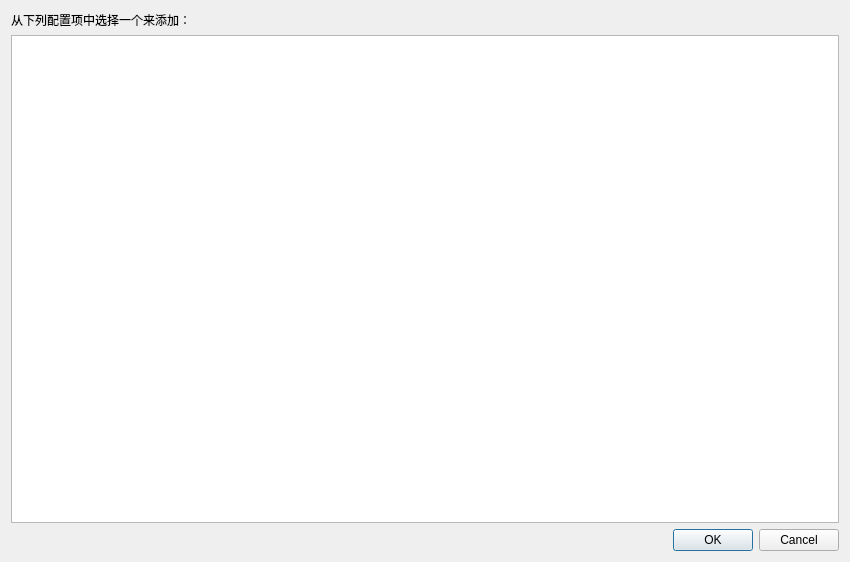
<?xml version="1.0" encoding="UTF-8"?>
<ui version="4.0">
 <class>MoresamplerConfigAddNewDialog</class>
 <widget class="QDialog" name="MoresamplerConfigAddNewDialog">
  <property name="geometry">
   <rect>
    <x>0</x>
    <y>0</y>
    <width>850</width>
    <height>562</height>
   </rect>
  </property>
  <property name="windowTitle">
   <string>添加一个新的Moresampler配置项</string>
  </property>
  <layout class="QGridLayout" name="gridLayout">
   <item row="0" column="0">
    <widget class="QLabel" name="label">
     <property name="text">
      <string>从下列配置项中选择一个来添加：</string>
     </property>
    </widget>
   </item>
   <item row="1" column="0">
    <widget class="QTableView" name="tableView">
     <property name="selectionMode">
      <enum>QAbstractItemView::SingleSelection</enum>
     </property>
     <property name="selectionBehavior">
      <enum>QAbstractItemView::SelectRows</enum>
     </property>
     <property name="horizontalScrollMode">
      <enum>QAbstractItemView::ScrollPerPixel</enum>
     </property>
     <attribute name="horizontalHeaderHighlightSections">
      <bool>false</bool>
     </attribute>
    </widget>
   </item>
   <item row="2" column="0">
    <widget class="QDialogButtonBox" name="buttonBox">
     <property name="orientation">
      <enum>Qt::Horizontal</enum>
     </property>
     <property name="standardButtons">
      <set>QDialogButtonBox::Cancel|QDialogButtonBox::Ok</set>
     </property>
    </widget>
   </item>
  </layout>
 </widget>
 <resources/>
 <connections>
  <connection>
   <sender>buttonBox</sender>
   <signal>accepted()</signal>
   <receiver>MoresamplerConfigAddNewDialog</receiver>
   <slot>accept()</slot>
   <hints>
    <hint type="sourcelabel">
     <x>248</x>
     <y>254</y>
    </hint>
    <hint type="destinationlabel">
     <x>157</x>
     <y>274</y>
    </hint>
   </hints>
  </connection>
  <connection>
   <sender>buttonBox</sender>
   <signal>rejected()</signal>
   <receiver>MoresamplerConfigAddNewDialog</receiver>
   <slot>reject()</slot>
   <hints>
    <hint type="sourcelabel">
     <x>316</x>
     <y>260</y>
    </hint>
    <hint type="destinationlabel">
     <x>286</x>
     <y>274</y>
    </hint>
   </hints>
  </connection>
 </connections>
</ui>
